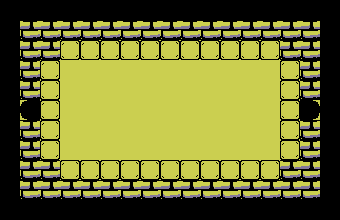

A 2D game scene composited from a Tiled map and its tileset images. What follows is a short description and the map's XML, with each tile layer's data collapsed to a summary:
An orthogonal 17x11 tile map with 20x20 px tiles, 1 tile layer (Tiles) and 13 objects (10x SOLID, 2x Teleport, Area).

<map version="1.0" orientation="orthogonal" renderorder="right-down" width="17" height="11" tilewidth="20" tileheight="20" backgroundcolor="#cbcf50" nextobjectid="170">
 <tileset firstgid="1" name="tileset_a" tilewidth="20" tileheight="20" tilecount="600" columns="20">
  <image source="../scenery/tileset_a.png" trans="ff00ff" width="400" height="600" />
 </tileset>
 <layer name="Tiles" width="17" height="11">
  <properties>
   <property name="tileset" value="tileset_a" />
  </properties>
  <data>[187 cells, 132 non-empty, 5 distinct tile ids]</data>
 </layer>
 <objectgroup name="Solids">
  <object id="136" type="SOLID" x="20" y="20" width="20" height="80" />
  <object id="143" type="SOLID" x="40" y="20" width="260" height="20" />
  <object id="144" type="SOLID" x="300" y="20" width="20" height="80" />
  <object id="154" type="SOLID" x="20" y="180" width="280" height="20" />
  <object id="157" type="SOLID" x="300" y="120" width="20" height="80" />
 </objectgroup>
 <objectgroup name="Actors">
  <object id="156" type="SOLID" x="20" y="120" width="20" height="60" />
  <object id="162" name="west" type="Teleport" x="20" y="100" width="20" height="20">
   <properties>
    <property name="dir" value="right" />
    <property name="door" value="east" />
    <property name="target" value="l1corridor" />
   </properties>
  </object>
  <object id="163" name="east" type="Teleport" x="300" y="100" width="20" height="20">
   <properties>
    <property name="dir" value="left" />
    <property name="door" value="west" />
    <property name="target" value="l1-section2-middle" />
   </properties>
  </object>
  <object id="164" type="SOLID" x="40" y="40" width="20" height="20" />
  <object id="165" type="SOLID" x="40" y="160" width="20" height="20" />
  <object id="166" type="SOLID" x="280" y="160" width="20" height="20" />
  <object id="167" type="SOLID" x="280" y="40" width="20" height="20" />
  <object id="168" type="Area" x="100" y="80" width="140" height="60">
   <properties>
    <property name="follower" value="1...3" />
    <property name="idler" value="1...3" />
   </properties>
  </object>
 </objectgroup>
</map>
